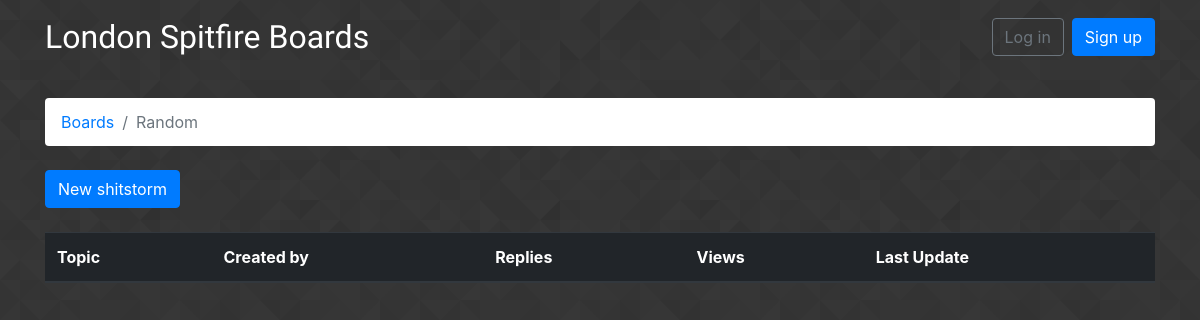
Before: /boards/3/ with the older database file.
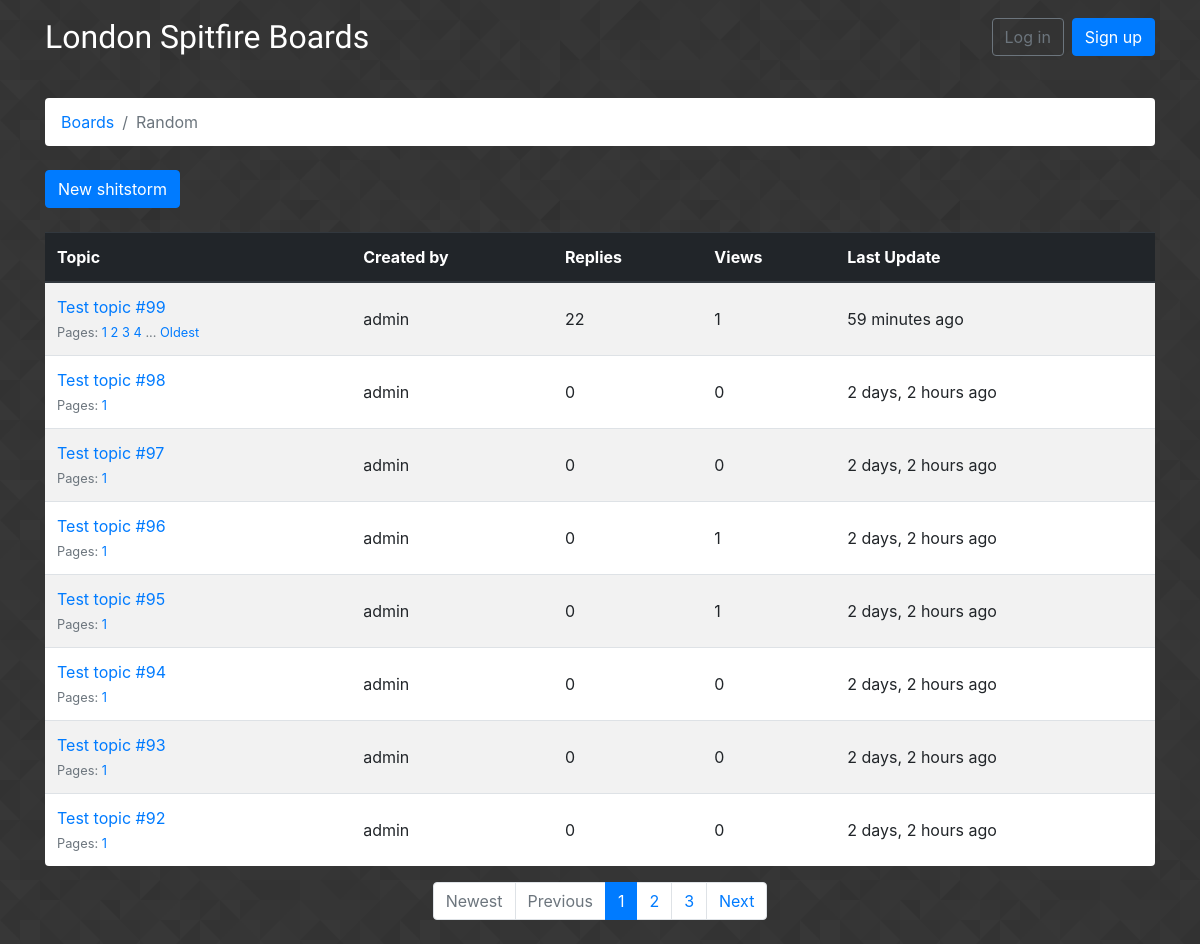
After: the same page with the newer database file.
### boards/models.py (models this page shows, shortened)
class Board(models.Model):
    name = models.CharField(max_length=30, unique=True)
    description = models.CharField(max_length=100)
    last_updated = models.DateTimeField(auto_now_add=True)

class Topic(models.Model):
    subject = models.CharField(max_length=255)
    last_updated = models.DateTimeField(auto_now_add=True)
    board = models.ForeignKey(Board, related_name="topics", on_delete=models.CASCADE)
    starting_user = models.ForeignKey(
        User, related_name="topics", on_delete=models.SET(value=DELETED_USER)
    )
    views = models.PositiveIntegerField(default=0)
    def get_page_count(self):
        count = self.posts.count()
        pages = count / POSTS_PAGINATE_BY
        return math.ceil(pages)
    def has_many_pages(self, count=None):
        if count is None:
            count = self.get_page_count()
        return count > 6
    def get_page_range(self):
        count = self.get_page_count()
        if self.has_many_pages(count):
            return range(1, 5)
        return range(1, count + 1)

### boards/views.py (the view)
# urls.py: path("boards/<board_pk>/", views.TopicListView.as_view(), name="board_topics"),
class TopicListView(ListView):
    model = Topic
    context_object_name = "topics"
    template_name = "topics.html"
    paginate_by = TOPICS_PAGINATE_BY
    def get_context_data(self, *, object_list=None, **kwargs):
        kwargs["board"] = self.board
        return super().get_context_data(**kwargs)
    def get_queryset(self):
        self.board = get_object_or_404(Board, pk=self.kwargs.get("board_pk"))
        queryset = self.board.topics.order_by("-last_updated").annotate(
            replies=Count("posts") - 1
        )
        return queryset

### templates/topics.html (shortened to what this page needs)
{% extends 'base.html' %}
{% load humanize %}
{% block breadcrumb %}
    <li class="breadcrumb-item"><a href="{% url 'home' %}">Boards</a></li>
    <li class="breadcrumb-item active">{{ board.name }}</li>
{% endblock %}
{% block content %}
    <div class="mb-4">
        <a href="{% url 'new_topic' board.pk %}" class="btn btn-primary">New shitstorm</a>
    </div>
    <table class="table table-striped rounded bg-white">
        <thead class="thead-dark">
            <tr>
                <th>Topic</th>
                <th>Created by</th>
                <th>Replies</th>
                <th>Views</th>
                <th>Last Update</th>
            </tr>
        </thead>
        <tbody>
            {% for topic in topics %}
                {% url 'topic_posts' board.pk topic.pk as topic_url %}
                <tr>
                    <td>
                        <p class="mb-0">
                            <a href="{{ topic_url }}">{{ topic.subject }}</a>
                        </p>
                        <small class="text-muted">
                            Pages:
                            {% for i in topic.get_page_range %}
                                <a href="{{ topic_url }}?page={{ i }}">{{ i }}</a>
                            {% endfor %}
                            {% if topic.has_many_pages %}
                            ... <a href="{{ topic_url }}?page={{ topic.get_page_count }}">Oldest</a>
                            {% endif %}
                        </small>
                    </td>
                    <td class="align-middle">{{ topic.starting_user.username }}</td>
                    <td class="align-middle">{{ topic.replies }}</td>
                    <td class="align-middle">{{ topic.views }}</td>
                    <td class="align-middle">{{ topic.last_updated|naturaltime }}</td>
                </tr>
            {% endfor %}
        </tbody>
    </table>
    {% include 'includes/pagination.html' %}
{% endblock content %}

### templates/base.html (shortened to what this page needs)
{% load static %}
<!DOCTYPE html>
<html lang="en">
<head>
    <link rel="stylesheet" href="{% static 'css/bootstrap.min.css' %}">
    <link rel="stylesheet" href="{% static 'css/app.css' %}">
    <link rel="stylesheet" href="{% static 'css/accounts.css' %}">
</head>
<body>
    {% block body %}
    <nav class="navbar navbar-expand-sm navbar-dark bg-transparent">
        <div class="container">
            <a class="navbar-brand" href="{% url 'home' %}">London Spitfire Boards</a>
            <div class="collapse navbar-collapse" id="mainMenu">
                {% if user.is_authenticated %}
                    <ul class="navbar-nav ml-auto">
                        <li class="nav-item dropdown">
                            <a class="nav-link dropdown-toggle" href="#" id="userMenu" data-toggle="dropdown" aria-haspopup="true" aria-expanded="false">
                                {{ user.username }}
                            </a>
                            <div class="dropdown-menu dropdown-menu-right" aria-labelledby="userMenu">
                                <a class="dropdown-item" href="{% url 'account' %}">My account</a>
                                <a class="dropdown-item" href="{% url 'password_change' %}">Change password</a>
                                <div class="dropdown-divider"></div>
                                <a class="dropdown-item" href="{% url 'logout' %}">Log out</a>
                            </div>
                        </li>
                    </ul>
                {% else %}
                    <form class="form-inline ml-auto">
                        <a href="{% url 'login' %}" class="btn btn-outline-secondary">Log in</a>
                        <a href="{% url 'signup' %}" class="btn btn-primary ml-2">Sign up</a>
                    </form>
                {% endif %}
            </div>
        </div>
    </nav>
    <div class="container">
        <ol class="breadcrumb my-4 bg-white">
            {% block breadcrumb %}
            {% endblock %}
        </ol>
        {% block content %}
        {% endblock content %}
    </div>
    {% endblock body %}
</body>
</html>

### templates/includes/pagination.html (shortened to what this page needs)
{% if is_paginated %}
    <nav aria-label="Topics pagination" class="mb-4">
        <ul class="pagination d-flex justify-content-center">
            {% if page_obj.number > 1 %}
                <li class="page-item">
                    <a class="page-link" href="?page=1">Newest</a>
                </li>
            {% else %}
                <li class="page-item disabled">
                    <span class="page-link">Newest</span>
                </li>
            {% endif %}
            {% if page_obj.has_previous %}
                <li class="page-item">
                    <a class="page-link" href="?page={{ page_obj.previous_page_number }}">Previous</a>
                </li>
            {% else %}
                <li class="page-item disabled">
                    <span class="page-link">Previous</span>
                </li>
            {% endif %}
            {% for page_num in paginator.page_range %}
                {% if page_obj.number == page_num %}
                    <li class="page-item active">
                        <span class="page-link">
                            {{ page_num }}
                        </span>
                    </li>
                {% elif page_num > page_obj.number|add:'-3' and page_num < page_obj.number|add:'3' %}
                    <li class="page-item">
                        <a class="page-link" href="?page={{ page_num }}">{{ page_num }}</a>
                    </li>
                {% endif %}
            {% endfor %}
            {% if page_obj.has_next %}
                <li class="page-item">
                    <a class="page-link" href="?page={{ page_obj.next_page_number }}">Next</a>
                </li>
            {% else %}
                <li class="page-item disabled">
                    <span class="page-link">Next</span>
                </li>
            {% endif %}
        </ul>
    </nav>
{% endif %}

### static/css/app.css (style rules this page uses)
.navbar-brand { font-family: 'Teko', sans-serif; font-size: xx-large; }

### static/css/accounts.css (style rules this page uses)
body { background-image: url("../img/prism.png"); }

Changed rows visible on the page:
added Topic: subject "Test topic #99", get_page_range "1" "2" "3" "4", starting_user.username "admin", replies "22", views "1", last_updated "59 minutes ago"
added Topic: subject "Test topic #98", get_page_range "1", starting_user.username "admin", replies "0", views "0", last_updated "2 days, 2 hours ago"
added Topic: subject "Test topic #97", get_page_range "1", starting_user.username "admin", replies "0", views "0", last_updated "2 days, 2 hours ago"
added Topic: subject "Test topic #96", get_page_range "1", starting_user.username "admin", replies "0", views "1", last_updated "2 days, 2 hours ago"
added Topic: subject "Test topic #95", get_page_range "1", starting_user.username "admin", replies "0", views "1", last_updated "2 days, 2 hours ago"
added Topic: subject "Test topic #94", get_page_range "1", starting_user.username "admin", replies "0", views "0", last_updated "2 days, 2 hours ago"
added Topic: subject "Test topic #93", get_page_range "1", starting_user.username "admin", replies "0", views "0", last_updated "2 days, 2 hours ago"
added Topic: subject "Test topic #92", get_page_range "1", starting_user.username "admin", replies "0", views "0", last_updated "2 days, 2 hours ago"
Other visible differences:
text now shown: "Newest Previous Next"
new list line: "1"
new list line: "2"
new list line: "3"
